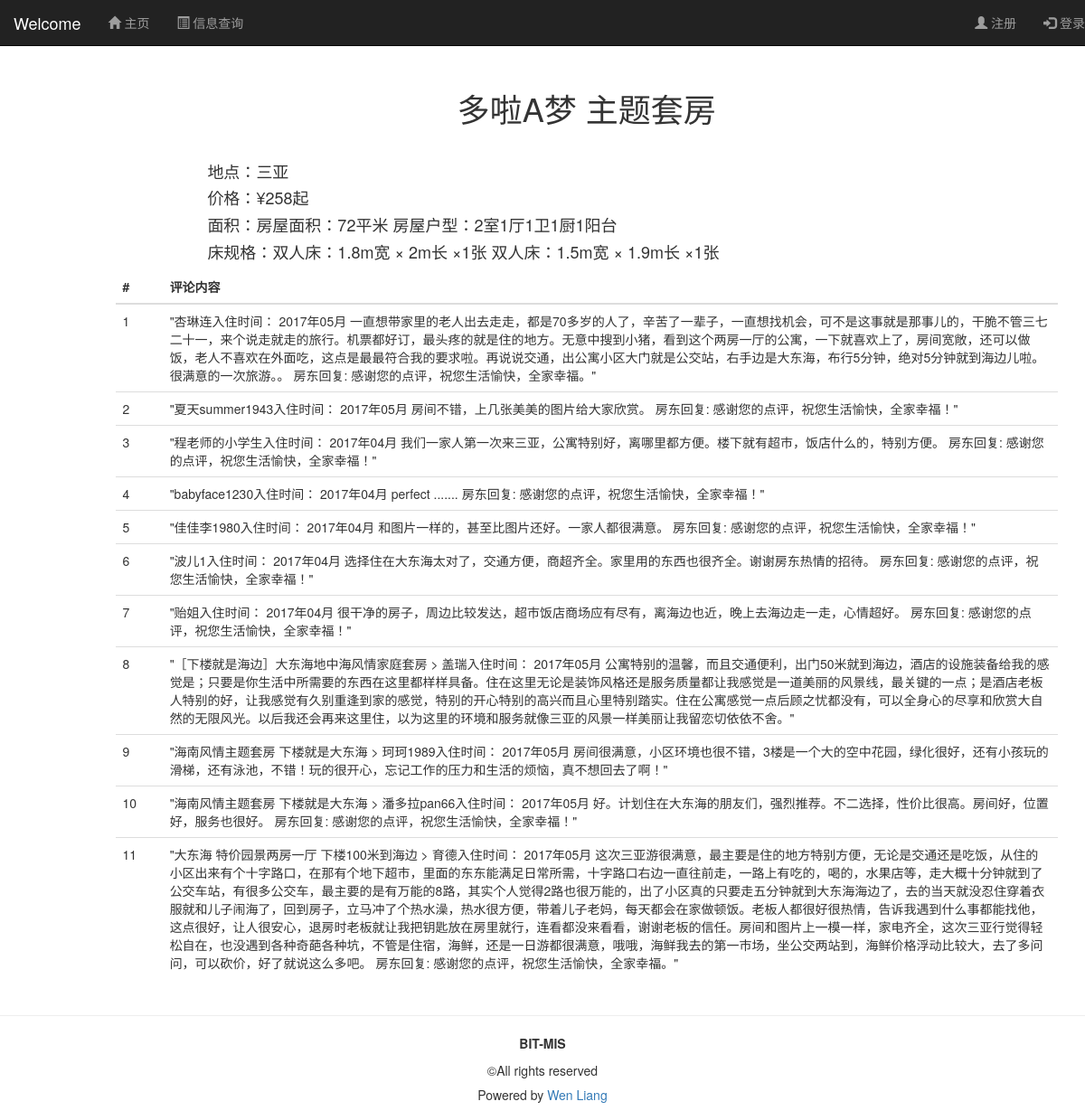
Page /search_data/detail/?id=500 on the committed database.
### djangoweliang/models.py (models this page shows, shortened)
class House(models.Model):
    name = models.CharField(max_length=128)
    city = models.CharField(max_length=128)
    price = models.CharField(max_length=128)
    area = models.CharField(max_length=128)
    numofman = models.CharField(max_length=128)
    bedsize = models.CharField(max_length=128)
    class META:
        ordering = ['name']

class Reviews(models.Model):
    namer = models.CharField(max_length=128)
    description = models.TextField()
    house = models.ForeignKey(House)
    class META:
        ordering = ['namer']

### djangoweliang/views.py (the view)
# urls.py: url(r'^search_data/detail/$', views.detail, name='detail'),
def detail(request):
    user = request.user if request.user.is_authenticated() else None
    house_id = request.GET.get('id', '')
    house = House.objects.get(pk=house_id)
    description_list = Reviews.objects.filter(namer = house.name)
    content = {
        'user': user,
        'active_menu': 'search_data',
        'house': house,
        'description_list': description_list,
    }
    return render(request, 'blog/detail.html', content)

### templates/blog/detail.html (shortened to what this page needs)
{% extends "blog/base.html" %}
{% load staticfiles %}
{% load static %}
{% block content %}
    <br/><br/>
    <div class="container">
        <div class="row">
            <div class="col-md-11 col-md-offset-1">
                <div class="col-md-10 col-md-offset-1">
                    <h1 class="text-center">{{ house.name }}</h1>
                    <br>
                    <h4>地点：{{ house.city }}</h4>
                    <h4>价格：{{ house.price }}</h4>
                    <h4>面积：{{ house.area}}</h4>
                    <h4>床规格：{{ house.bedsize }}</h4>
                </div>
            <br/>
                <table class="table table-hover">
                        <thead>
                        <tr>
                            <th>#</th>
                            <th style="width: 95%">评论内容</th>
                        </tr>
                        </thead>
                        <tbody>
                        {% for description in description_list %}
                            <tr >
                                <td>{{ forloop.counter }}</td>
                                <td>{{ description.description }}</td>
                            </tr>
                        {% empty %}
                            <tr>
                                <td>#</td>
                                <td>暂无相关信息</td>
                            </tr>
                        {% endfor %}
                        </tbody>
                    </table>
            </div>
        </div>
    </div>
{% endblock %}

### rows in the picture
House: name "多啦A梦 主题套房", city "三亚", price "¥258起", area "房屋面积：72平米 房屋户型：2室1厅1卫1厨1阳台", bedsize "双人床：1.8m宽 × 2m长 ×1张 双人床：1.5m宽 × 1.9m长 ×1张"
Reviews: description "\"杏琳连入住时间： 2017年05月 一直想带家里的老人出去走走，都是70多岁的人了，辛苦了一辈子，一直想找机会，可不是这事就是那事儿的，干脆不管三七二十一，来个说走就走的旅行。机票都好订，最头疼的就是住的地方。无意中搜到小猪，看到这个两房一厅的公寓，一下就喜欢上了，房间宽敞，还可以做饭，老人不喜欢在外面吃，这点是最最符合我的要求啦。再说说交通，出公寓小区大门就是公交站，右手边是大东海，布行5分钟，绝对5分钟就到海边儿啦。很满意的一次旅游。。 房东回复: 感谢您的点评，祝您生活愉快，全家幸福。\""
Reviews: description "\"夏天summer1943入住时间： 2017年05月 房间不错，上几张美美的图片给大家欣赏。 房东回复: 感谢您的点评，祝您生活愉快，全家幸福！\""
Reviews: description "\"程老师的小学生入住时间： 2017年04月 我们一家人第一次来三亚，公寓特别好，离哪里都方便。楼下就有超市，饭店什么的，特别方便。 房东回复: 感谢您的点评，祝您生活愉快，全家幸福！\""
Reviews: description "\"babyface1230入住时间： 2017年04月 perfect ....... 房东回复: 感谢您的点评，祝您生活愉快，全家幸福！\""
Reviews: description "\"佳佳李1980入住时间： 2017年04月 和图片一样的，甚至比图片还好。一家人都很满意。 房东回复: 感谢您的点评，祝您生活愉快，全家幸福！\""
Reviews: description "\"波儿1入住时间： 2017年04月 选择住在大东海太对了，交通方便，商超齐全。家里用的东西也很齐全。谢谢房东热情的招待。 房东回复: 感谢您的点评，祝您生活愉快，全家幸福！\""
Reviews: description "\"贻姐入住时间： 2017年04月 很干净的房子，周边比较发达，超市饭店商场应有尽有，离海边也近，晚上去海边走一走，心情超好。 房东回复: 感谢您的点评，祝您生活愉快，全家幸福！\""
Reviews: description "\"［下楼就是海边］大东海地中海风情家庭套房 > 盖瑞入住时间： 2017年05月 公寓特别的温馨，而且交通便利，出门50米就到海边，酒店的设施装备给我的感觉是；只要是你生活中所需要的东西在这里都样样具备。住在这里无论是装饰风格还是服务质量都让我感觉是一道美丽的风景线，最关键的一点；是酒店老板人特别的好，让我感觉有久别重逢到家的感觉，特别的开心特别的高兴而且心里特别踏实。住在公寓感觉一点后顾之忧都没有，可以全身心的尽享和欣赏大自然的无限风光。以后我还会再来这里住，以为这里的环境和服务就像三亚的风景一样美丽让我留恋切依依不舍。\""
Reviews: description "\"海南风情主题套房 下楼就是大东海 > 珂珂1989入住时间： 2017年05月 房间很满意，小区环境也很不错，3楼是一个大的空中花园，绿化很好，还有小孩玩的滑梯，还有泳池，不错！玩的很开心，忘记工作的压力和生活的烦恼，真不想回去了啊！\""
Reviews: description "\"海南风情主题套房 下楼就是大东海 > 潘多拉pan66入住时间： 2017年05月 好。计划住在大东海的朋友们，强烈推荐。不二选择，性价比很高。房间好，位置好，服务也很好。 房东回复: 感谢您的点评，祝您生活愉快，全家幸福！\""
Reviews: description "\"大东海 特价园景两房一厅 下楼100米到海边 > 育德入住时间： 2017年05月 这次三亚游很满意，最主要是住的地方特别方便，无论是交通还是吃饭，从住的小区出来有个十字路口，在那有个地下超市，里面的东东能满足日常所需，十字路口右边一直往前走，一路上有吃的，喝的，水果店等，走大概十分钟就到了公交车站，有很多公交车，最主要的是有万能的8路，其实个人觉得2路也很万能的，出了小区真的只要走五分钟就到大东海海边了，去的当天就没忍住穿着衣服就和儿子闹海了，回到房子，立马冲了个热水澡，热水很方便，带着儿子老妈，每天都会在家做顿饭。老板人都很好很热情，告诉我遇到什么事都能找他，这点很好，让人很安心，退房时老板就让我把钥匙放在房里就行，连看都没来看看，谢谢老板的信任。房间和图片上一模一样，家电齐全，这次三亚行觉得轻松自在，也没遇到各种奇葩各种坑，不管是住宿，海鲜，还是一日游都很满意，哦哦，海鲜我去的第一市场，坐公交两站到，海鲜价格浮动比较大，去了多问问，可以砍价，好了就说这么多吧。 房东回复: 感谢您的点评，祝您生活愉快，全家幸福。\""
